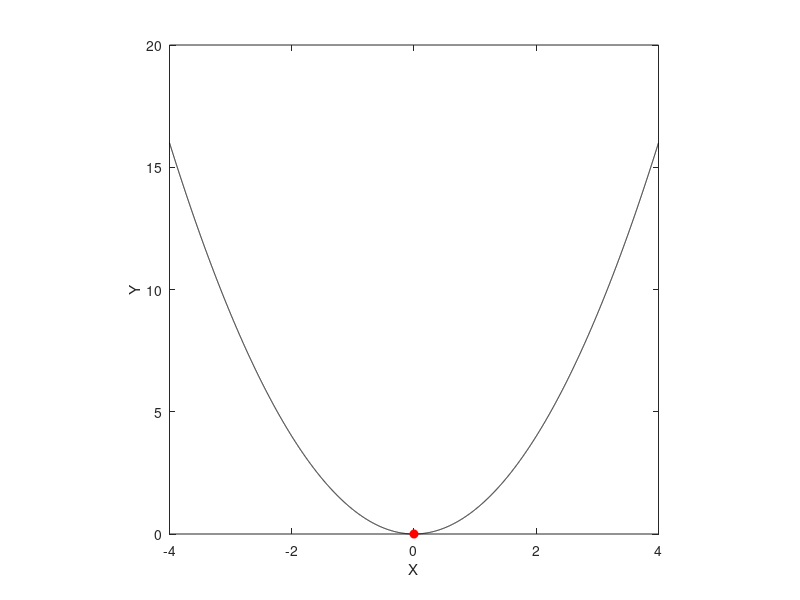

The MATLAB script that drew this image: (Note: this script raises an error after producing the figure.)
%% Matlab for Brain and Cognitive Scientists
% Matlab code for Chapter 29
% Mike X Cohen
% 
% This code accompanies the book 
%      "Matlab for Brain and Cognitive Scientists" (MIT Press, 2017).
% Using the code without following the book may lead to confusion, 
% incorrect data analyses, and misinterpretations of results. 
% Mike X Cohen assumes no responsibility for incorrect use of this code. 

%% fitting a simple function

% comment one of the lines below

funch = @(t) 1*(t).^2 + 0*t + 0; % try changing the parameters (book sets several implicitly to 0)

[xval,funcval] = fminsearch(funch,-2);

figure(1), clf

x = -4:.001:4;
plot(x,funch(x),'k','markersize',5), hold on
plot(xval,funcval,'ro','markerface','r'), hold off
axis square
xlabel('X'), ylabel('Y')

%% fitting a piece-wise linear model

% generate a triangle distribution
a = .2;
c = .6;
b = .9;
x = rand(1,10000);

y(x<c) = a + sqrt( x(x<c).*(b-a).*(c-a) );
y(x>c) = b - sqrt( (1-x(x>c)).*(b-a).*(b-c) );

% convert x and y into a distribution
[y,x] = hist(y,100);

% find a decent starting location
[~,initB] = min(abs(x-.5));

% create a function handle
funch = @(initB) fit2segLinear(initB,x,y);

% and fit the model!
figure(2), clf
[optBreakPoint,sse,exitflag,fmininfo] = fminsearch(funch,initB);
% octave note: fminsearch only provides the first two outputs

%% now with gaussian

% parameters of the Gaussian
peak = 4;
fwhm = 1;
cent = 3;
nois = .5;

x = -10:.1:10;

gaus = peak*exp( -(x-cent).^2 / (2*fwhm^2) );
gaus = gaus + nois*randn(size(gaus));


% initialize:  peak  fwhm  center
initParms = [   2     2      -2   ];
funch = @(initParms) fitGaussian(initParms,x,gaus);

figure(3), clf
[outparams,sse,exitflag,fmininfo] = fminsearch(funch,initParms);

%% show getting stuck in a local minimum using an inverse sinc function

% define sinc function and handle
funch = @(x) -sin(x)./x;

% minimize function
[xval,funcval] = fminsearch(funch,20);

figure(5), clf
x = -50:.01:100;
plot(x,funch(x))
hold on
plot(xval,funcval,'ro','markersize',10,'markerfacecolor','k')

%% hist function

x = randn(1000,1);

figure(6), clf
hist(x,40)

% get outputs and it doesn't plot
[yy,xx] = hist(x,40);

hold on
plot(xx,yy,'r','linew',3)

%% histogram

x = randn(1000,1);

figure(7), clf
histogram(x,40) % this function doesn't exist (yet) in octave

% get outputs and it doesn't plot
hdata = histogram(x,40);

hold on
xvals = ( hdata.BinEdges(1:end-1) + hdata.BinEdges(2:end) )/2;
plot(xvals,hdata.Values,'r','linew',3)

%% assigning data points to bins

xidx = zeros(size(x));

for bini=1:hdata.NumBins
    ix = hdata.Data > hdata.BinEdges(bini) & hdata.Data < hdata.BinEdges(bini+1);
    xidx(ix) = bini;
end

%% end.
